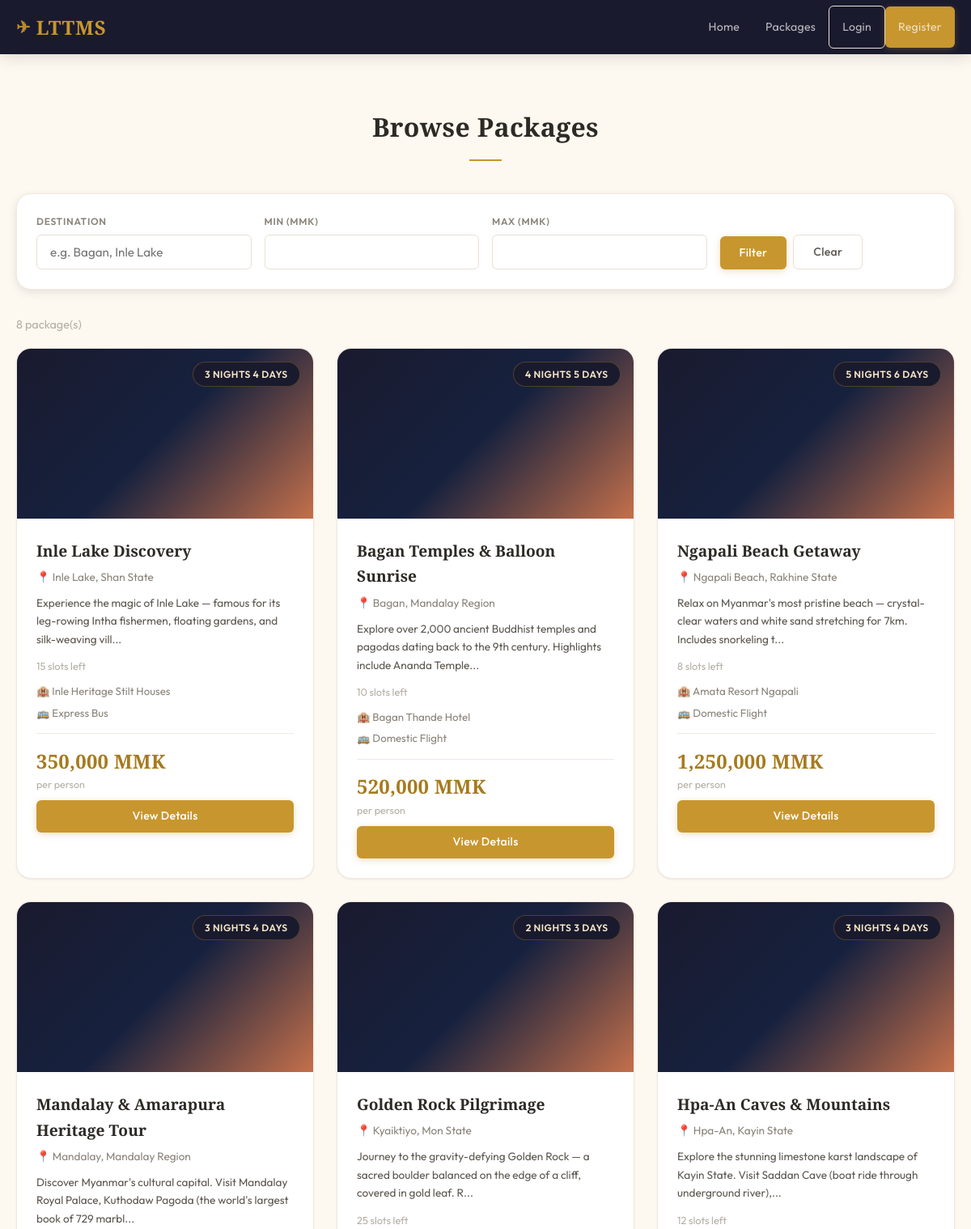
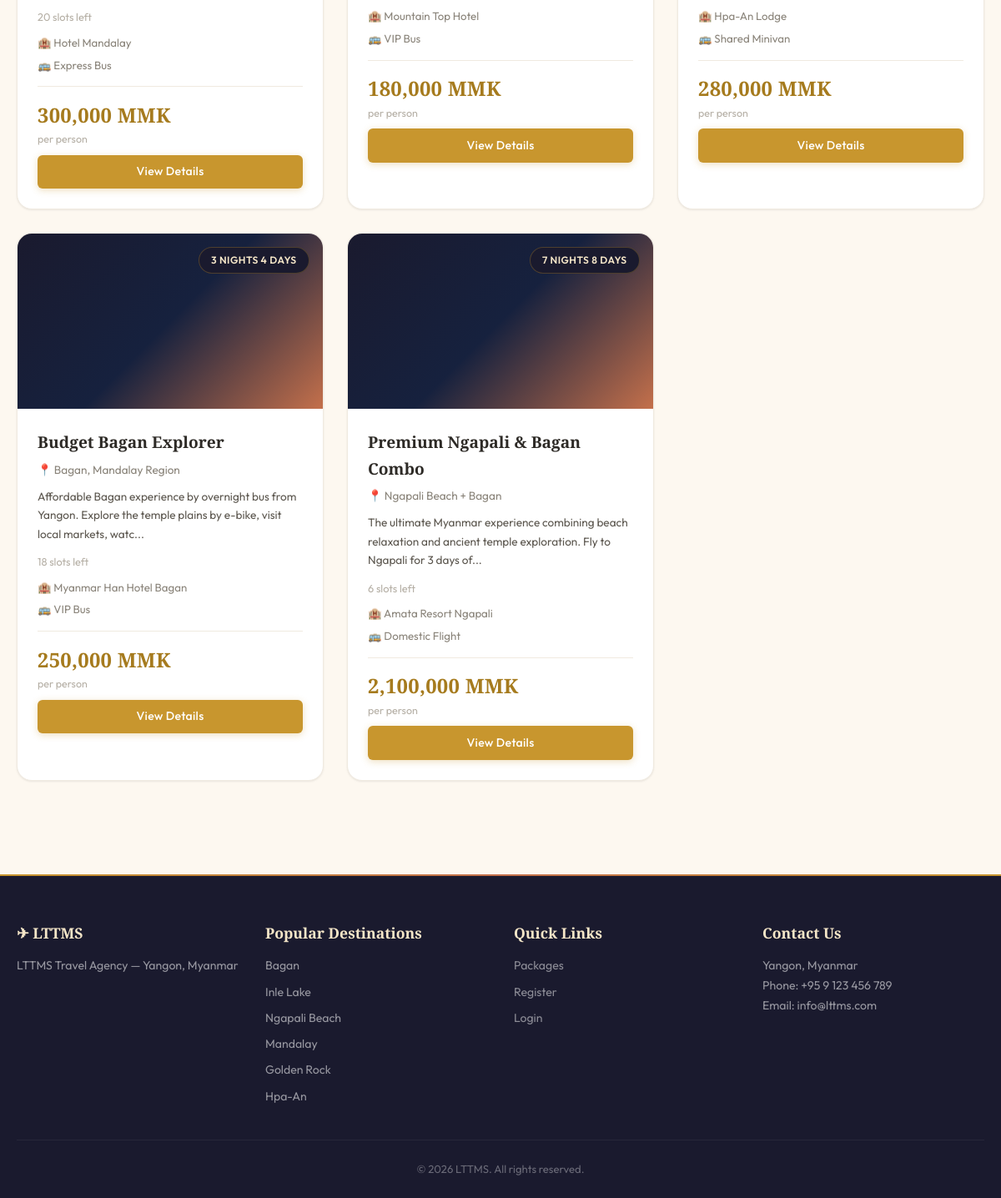
Screenshot of /customer/packages.php with the database file from the repository (2 pictures, top to bottom).
### tables this page shows
CREATE TABLE packages (
    id INT AUTO_INCREMENT PRIMARY KEY,
    agent_id INT NOT NULL,
    title VARCHAR(200) NOT NULL,
    destination VARCHAR(200) NOT NULL,
    description TEXT,
    duration_days INT NOT NULL,
    start_date DATE DEFAULT NULL,
    end_date DATE DEFAULT NULL,
    price_per_person DECIMAL(10,2) NOT NULL,
    max_slots INT NOT NULL DEFAULT 20,
    remaining_slots INT NOT NULL DEFAULT 20,
    hotel_id INT,
    transportation_id INT,
    image_url VARCHAR(255),
    rating_avg DECIMAL(2,1) DEFAULT 0.0,
    status ENUM('active', 'inactive') NOT NULL DEFAULT 'active',
    created_at TIMESTAMP DEFAULT CURRENT_TIMESTAMP,
    updated_at TIMESTAMP DEFAULT CURRENT_TIMESTAMP ON UPDATE CURRENT_TIMESTAMP,
    FOREIGN KEY (agent_id) REFERENCES users(id) ON DELETE CASCADE,
    FOREIGN KEY (hotel_id) REFERENCES hotels(id) ON DELETE SET NULL,
    FOREIGN KEY (transportation_id) REFERENCES transportation(id) ON DELETE SET NULL
);

CREATE TABLE hotels (
    id INT AUTO_INCREMENT PRIMARY KEY,
    agent_id INT NOT NULL,
    name VARCHAR(150) NOT NULL,
    location VARCHAR(200) NOT NULL,
    description TEXT,
    rating DECIMAL(2,1) DEFAULT 0.0,
    price_per_night DECIMAL(10,2) NOT NULL,
    image_url VARCHAR(255),
    created_at TIMESTAMP DEFAULT CURRENT_TIMESTAMP,
    FOREIGN KEY (agent_id) REFERENCES users(id) ON DELETE CASCADE
);

CREATE TABLE transportation (
    id INT AUTO_INCREMENT PRIMARY KEY,
    agent_id INT NOT NULL,
    type VARCHAR(50) NOT NULL,
    company_name VARCHAR(100),
    description TEXT,
    price DECIMAL(10,2) NOT NULL,
    created_at TIMESTAMP DEFAULT CURRENT_TIMESTAMP,
    FOREIGN KEY (agent_id) REFERENCES users(id) ON DELETE CASCADE
);

CREATE TABLE destinations (
    id INT AUTO_INCREMENT PRIMARY KEY,
    name VARCHAR(100) NOT NULL,
    tagline VARCHAR(200),
    image VARCHAR(255) DEFAULT NULL,
    sort_order INT NOT NULL DEFAULT 0,
    is_active TINYINT(1) NOT NULL DEFAULT 1,
    created_at TIMESTAMP DEFAULT CURRENT_TIMESTAMP
);

### includes/lang.php (called while the page is built, shortened)
<?php
$translations = require __DIR__ . '/../lang/en.php';
function t(string $key, string $default = ''): string {
    global $translations;
    return $translations[$key] ?? ($default ?: $key);
}

### includes/functions.php (called while the page is built, shortened)
<?php
function sanitize(string $input): string {
    return htmlspecialchars(trim($input), ENT_QUOTES, 'UTF-8');
}
function formatPrice(float $amount): string {
    return number_format($amount, 0, '.', ',') . ' MMK';
}
function formatDuration(int $days): string {
    return $days . ' ' . t('nights') . ' ' . ($days + 1) . ' ' . t('days');
}
function getActiveDestinations(): array {
    $pdo = getDBConnection();
    $stmt = $pdo->query("SELECT * FROM destinations WHERE is_active = 1 ORDER BY sort_order ASC, name ASC");
    return $stmt->fetchAll();
}
function getPackages(array $filters = []): array {
    $pdo = getDBConnection();
    $sql = "SELECT p.*, h.name as hotel_name, t.type as transport_type, u.full_name as agent_name
            FROM packages p
            LEFT JOIN hotels h ON p.hotel_id = h.id
            LEFT JOIN transportation t ON p.transportation_id = t.id
            LEFT JOIN users u ON p.agent_id = u.id
            WHERE p.status = 'active'";
    $params = [];
    $sql .= " ORDER BY p.created_at DESC";
    $stmt = $pdo->prepare($sql);
    $stmt->execute($params);
    return $stmt->fetchAll();
}

### customer/packages.php (the view, shortened to what this page needs)
<?php
require_once __DIR__ . '/../includes/functions.php';
require_once __DIR__ . '/../includes/header.php';
$filters = [
    'destination' => $_GET['destination'] ?? '',
    'min_price'   => $_GET['min_price'] ?? '',
    'max_price'   => $_GET['max_price'] ?? '',
    'min_rating'  => $_GET['min_rating'] ?? '',
];
$packages = getPackages($filters);
?>
<section class="section">
<div class="container">
    <h2 class="section-title"><?= t('packages_title') ?></h2>
    <form method="GET" class="filter-bar">
        <div class="filter-group">
            <label><?= t('col_destination') ?></label>
            <input type="text" name="destination" class="form-control" value="<?= sanitize($filters['destination']) ?>" placeholder="e.g. Bagan, Inle Lake">
        </div>
        <div class="filter-group">
            <label>Min (MMK)</label>
            <input type="number" name="min_price" class="form-control" value="<?= sanitize($filters['min_price']) ?>" step="10000">
        </div>
        <div class="filter-group">
            <label>Max (MMK)</label>
            <input type="number" name="max_price" class="form-control" value="<?= sanitize($filters['max_price']) ?>" step="10000">
        </div>
        <div class="filter-group filter-actions">
            <button type="submit" class="btn btn-primary"><?= t('filter_button') ?></button>
            <a href="<?= BASE_URL ?>/customer/packages.php" class="btn btn-outline">Clear</a>
        </div>
    </form>
    <p class="results-count"><?= count($packages) ?> package(s)</p>
    <?php if (empty($packages)): ?>
        <div class="empty-state">
            <p><?= t('no_packages') ?></p>
        </div>
    <?php else: ?>
        <div class="packages-grid">
        <?php foreach ($packages as $pkg): ?>
            <div class="package-card">
                <div class="package-image">
                    <span class="package-duration"><?= formatDuration($pkg['duration_days']) ?></span>
                </div>
                <div class="package-body">
                    <h3><?= sanitize($pkg['title']) ?></h3>
                    <p class="package-destination">&#128205; <?= sanitize($pkg['destination']) ?></p>
                    <p class="package-desc"><?= sanitize(substr($pkg['description'], 0, 120)) ?>...</p>
                    <div class="package-meta">
                        <span class="package-slots"><?= $pkg['remaining_slots'] ?> <?= t('remaining_slots') ?></span>
                    </div>
                    <?php if ($pkg['hotel_name']): ?>
                        <p class="package-hotel">&#127976; <?= sanitize($pkg['hotel_name']) ?></p>
                    <?php endif; ?>
                    <?php if ($pkg['transport_type']): ?>
                        <p class="package-transport">&#128652; <?= sanitize($pkg['transport_type']) ?></p>
                    <?php endif; ?>
                    <div class="package-footer">
                        <span class="package-price"><?= formatPrice($pkg['price_per_person']) ?></span>
                        <span class="price-label"><?= t('per_person') ?></span>
                    </div>
                    <a href="<?= BASE_URL ?>/customer/package-detail.php?id=<?= $pkg['id'] ?>" class="btn btn-primary btn-block"><?= t('view_details') ?></a>
                </div>
            </div>
        <?php endforeach; ?>
        </div>
    <?php endif; ?>
</div>
</section>
<?php require_once __DIR__ . '/../includes/footer.php'; ?>

### includes/footer.php (shortened to what this page needs)
</main>
<footer class="footer">
    <div class="container">
        <div class="footer-grid">
            <div class="footer-col">
                <h3>&#9992; LTTMS</h3>
                <p><?= t('footer_agency') ?> — <?= t('footer_address') ?></p>
            </div>
            <div class="footer-col">
                <h3><?= t('footer_destinations') ?></h3>
                <ul>
                    <?php foreach (getActiveDestinations() as $fd): ?>
                        <li><?= sanitize($fd['name']) ?></li>
                    <?php endforeach; ?>
                </ul>
            </div>
            <div class="footer-col">
                <h3><?= t('footer_quick_links') ?></h3>
                <ul>
                    <li><a href="<?= BASE_URL ?>/customer/packages.php"><?= t('nav_packages') ?></a></li>
                    <li><a href="<?= BASE_URL ?>/register.php"><?= t('nav_register') ?></a></li>
                    <li><a href="<?= BASE_URL ?>/login.php"><?= t('nav_login') ?></a></li>
                </ul>
            </div>
            <div class="footer-col">
                <h3><?= t('footer_contact') ?></h3>
                <p><?= t('footer_address') ?></p>
                <p>Phone: +95 9 123 456 789</p>
                <p>Email: info@lttms.com</p>
            </div>
        </div>
        <div class="footer-bottom">
            <p>&copy; <?= date('Y') ?> LTTMS. <?= t('footer_rights') ?></p>
        </div>
    </div>
</footer>
</body>
</html>

### rows the page displays
packages: duration_days "3 NIGHTS 4 DAYS", title "Inle Lake Discovery", destination "Inle Lake, Shan State", description "Experience the magic of Inle Lake — famous for its leg-rowing Intha fishermen, floating gardens, and silk-weaving vill", remaining_slots "15", hotel.name "Inle Heritage Stilt Houses", transportation.type "Express Bus", price_per_person "350,000 MMK"
packages: duration_days "4 NIGHTS 5 DAYS", title "Bagan Temples & Balloon Sunrise", destination "Bagan, Mandalay Region", description "Explore over 2,000 ancient Buddhist temples and pagodas dating back to the 9th century. Highlights include Ananda Temple", remaining_slots "10", hotel.name "Bagan Thande Hotel", transportation.type "Domestic Flight", price_per_person "520,000 MMK"
packages: duration_days "5 NIGHTS 6 DAYS", title "Ngapali Beach Getaway", destination "Ngapali Beach, Rakhine State", description "Relax on Myanmar's most pristine beach — crystal-clear waters and white sand stretching for 7km. Includes snorkeling t", remaining_slots "8", hotel.name "Amata Resort Ngapali", transportation.type "Domestic Flight", price_per_person "1,250,000 MMK"
packages: duration_days "3 NIGHTS 4 DAYS", title "Mandalay & Amarapura Heritage Tour", destination "Mandalay, Mandalay Region", description "Discover Myanmar's cultural capital. Visit Mandalay Royal Palace, Kuthodaw Pagoda (the world's largest book of 729 marbl", remaining_slots "20", hotel.name "Hotel Mandalay", transportation.type "Express Bus", price_per_person "300,000 MMK"
packages: duration_days "2 NIGHTS 3 DAYS", title "Golden Rock Pilgrimage", destination "Kyaiktiyo, Mon State", description "Journey to the gravity-defying Golden Rock — a sacred boulder balanced on the edge of a cliff, covered in gold leaf. R", remaining_slots "25", hotel.name "Mountain Top Hotel", transportation.type "VIP Bus", price_per_person "180,000 MMK"
packages: duration_days "3 NIGHTS 4 DAYS", title "Hpa-An Caves & Mountains", destination "Hpa-An, Kayin State", description "Explore the stunning limestone karst landscape of Kayin State. Visit Saddan Cave (boat ride through underground river),", remaining_slots "12", hotel.name "Hpa-An Lodge", transportation.type "Shared Minivan", price_per_person "280,000 MMK"
packages: duration_days "3 NIGHTS 4 DAYS", title "Budget Bagan Explorer", destination "Bagan, Mandalay Region", description "Affordable Bagan experience by overnight bus from Yangon. Explore the temple plains by e-bike, visit local markets, watc", remaining_slots "18", hotel.name "Myanmar Han Hotel Bagan", transportation.type "VIP Bus", price_per_person "250,000 MMK"
packages: duration_days "7 NIGHTS 8 DAYS", title "Premium Ngapali & Bagan Combo", destination "Ngapali Beach + Bagan", description "The ultimate Myanmar experience combining beach relaxation and ancient temple exploration. Fly to Ngapali for 3 days of", remaining_slots "6", hotel.name "Amata Resort Ngapali", transportation.type "Domestic Flight", price_per_person "2,100,000 MMK"
destinations: name "Bagan"
destinations: name "Inle Lake"
destinations: name "Ngapali Beach"
destinations: name "Mandalay"
destinations: name "Golden Rock"
destinations: name "Hpa-An"

### other values shown
t('nav_home') "Home"
t('nav_packages') "Packages"
t('nav_login') "Login"
t('nav_register') "Register"
t('packages_title') "Browse Packages"
t('col_destination') "DESTINATION"
t('filter_button') "Filter"
count($packages) "8"
t('footer_agency') "LTTMS Travel Agency"
t('footer_address') "Yangon, Myanmar"
t('footer_destinations') "Popular Destinations"
t('footer_quick_links') "Quick Links"
t('footer_contact') "Contact Us"
t('footer_rights') "All rights reserved."
